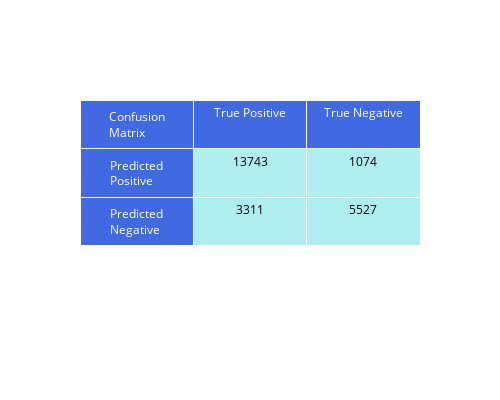

Notebook cell for this chart:
### Code cell
best_params = grid_pipeline.best_params_
best_model = grid_pipeline.best_estimator_
predictions = best_model.predict(X_test)
plot_confusion_matrix(y_test, predictions)
print("Best Score: ", grid_pipeline.best_score_)

### Figure 1 — Plotly figure (JSON) as saved in the notebook; plotly's stock layout.template omitted (floating-point values rounded to 4 significant figures)
{"data": [{"cells": {"fill": {"color": ["royalblue", "paleturquoise"]}, "font": {"color": ["white", "black"], "size": 12}, "values": [["Predicted Positive", "Predicted Negative"], [13743, 3311], [1074, 5527]]}, "header": {"fill": {"color": "royalblue"}, "font": {"color": "white", "size": 12}, "values": ["Confusion Matrix", "True Positive", "True Negative"]}, "type": "table"}], "layout": {"height": 400, "width": 500}}
